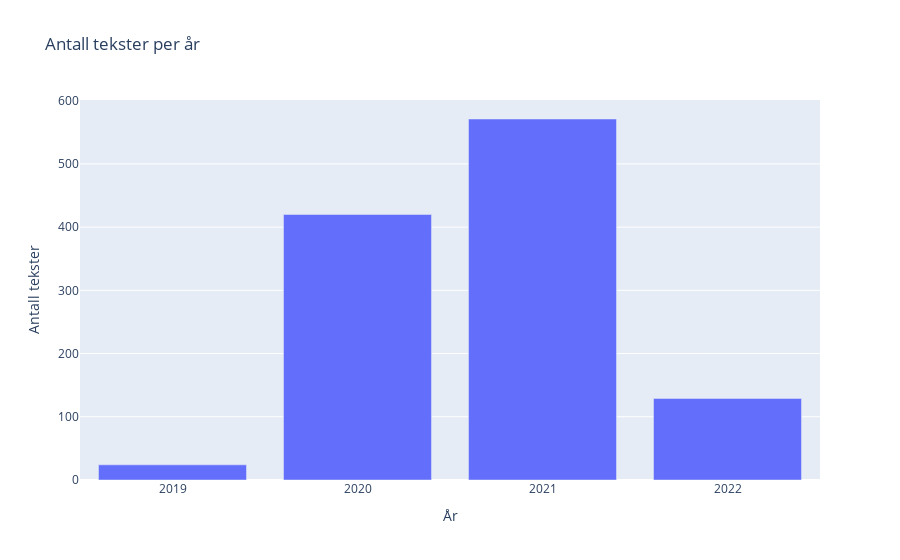

Notebook source saved alongside this figure:
### Markdown cell above
### 1.2.1 Antall tekster per år (stolpediagram)

### Code cell
telle_aar = corpus['year'].astype(str).value_counts().sort_index()
fig = px.bar(
    x=telle_aar.index,
    y=telle_aar.values,
    labels={'x': 'År', 'y': 'Antall tekster'}, 
    title='Antall tekster per år'
)
fig.update_layout(xaxis=dict(tickmode='linear', tick0=2019, dtick=1))
fig.show()

### Figure 1 — Plotly figure (JSON) as saved in the notebook; plotly's stock layout.template omitted (floating-point values rounded to 4 significant figures)
{"data": [{"alignmentgroup": "True", "hovertemplate": "År=%{x}<br>Antall tekster=%{y}<extra></extra>", "legendgroup": "", "marker": {"color": "#636efa", "pattern": {"shape": ""}}, "name": "", "offsetgroup": "", "orientation": "v", "showlegend": false, "textposition": "auto", "type": "bar", "x": ["2019", "2020", "2021", "2022"], "xaxis": "x", "y": [24, 420, 571, 129], "yaxis": "y"}], "layout": {"autosize": true, "barmode": "relative", "legend": {"tracegroupgap": 0}, "title": {"text": "Antall tekster per år"}, "xaxis": {"anchor": "y", "autorange": true, "domain": [0, 1], "dtick": 1, "range": [-0.5, 3.5], "tick0": 2019, "tickmode": "linear", "title": {"text": "År"}, "type": "category"}, "yaxis": {"anchor": "x", "autorange": true, "domain": [0, 1], "range": [0, 601.1], "title": {"text": "Antall tekster"}, "type": "linear"}}}
